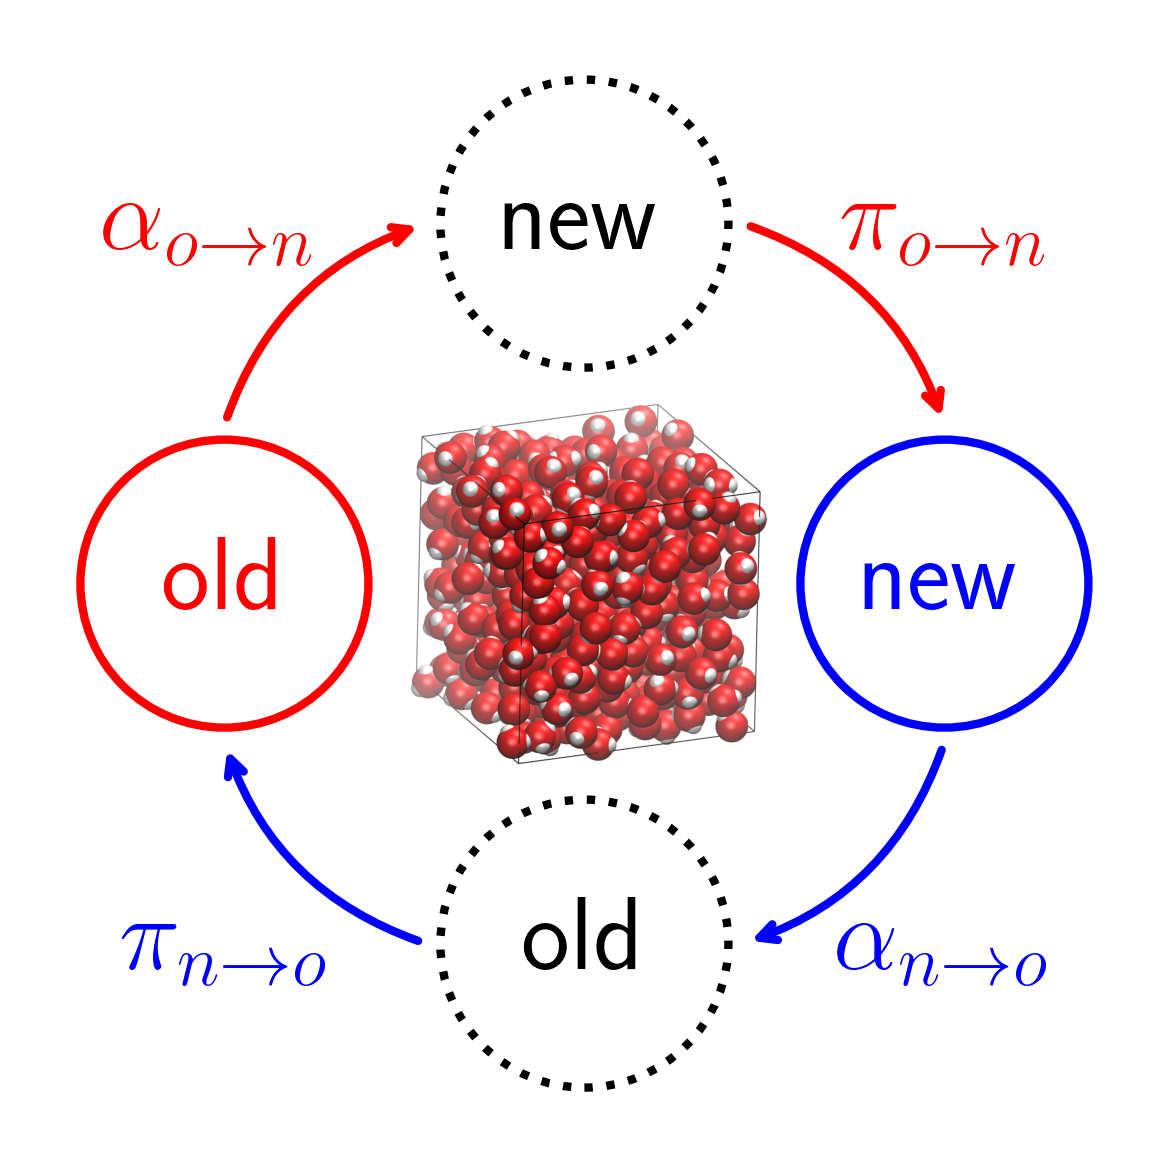

Write the Python code that produced this figure.
import numpy as np
import matplotlib.pyplot as plt
import matplotlib
from matplotlib import rc
rc('font',**{'family':'sans-serif','sans-serif':['OpenSans']})
rc('text', usetex=True)

fig, ax = plt.subplots()

diff=5
csize=2

# old
plt.gca().add_patch(plt.Circle((-diff, 0), csize, facecolor='white', edgecolor='red', linestyle='solid', lw=2))
plt.text(-diff,0, 'old', horizontalalignment='center', verticalalignment='center', fontsize=25, color='red')

# old to new
plt.gca().annotate("", xy=(-diff, 2.2), xytext=(-2.2, diff), arrowprops=dict(arrowstyle="<-", lw=2, color='red', connectionstyle="arc3,rad=.25"))
plt.text(-diff-0.2, diff, r'$\alpha_{o\rightarrow n}$', horizontalalignment='center', verticalalignment='center', fontsize=25, color='red', rotation=0)
#plt.text(0,2.5, r'$p_o\alpha_{o\rightarrow n}\pi_{o\rightarrow n}$', horizontalalignment='center', verticalalignment='center', fontsize=25, color='red')

# old to somewhere else
#plt.gca().annotate("", xy=(-7.2, 0), xytext=(-10, 2.8), arrowprops=dict(arrowstyle="<-", lw=2, color='black', connectionstyle="arc3,rad=.25", linestyle='dotted'))
#plt.gca().annotate("", xy=(-7.2, 0), xytext=(-9, 3.8), arrowprops=dict(arrowstyle="<-", lw=2, color='black', connectionstyle="arc3,rad=.25", linestyle='dotted'))
#plt.gca().annotate("", xy=(-7.2, 0), xytext=(-9.5, 3.3), arrowprops=dict(arrowstyle="<-", lw=2, color='black', connectionstyle="arc3,rad=.25", linestyle='dotted'))
#plt.gca().annotate("", xy=(-7.2, 0), xytext=(-10, 0), arrowprops=dict(arrowstyle="<-", lw=2, color='black', linestyle='dotted'))
#plt.gca().annotate("", xy=(-7.2, 0), xytext=(-10, 0.5), arrowprops=dict(arrowstyle="<-", lw=2, color='black', linestyle='dotted'))
#plt.gca().annotate("", xy=(-7.2, 0), xytext=(-10, -0.5), arrowprops=dict(arrowstyle="<-", lw=2, color='black', linestyle='dotted'))
#plt.text(0, 2, r'$1-\pi_{o\rightarrow n}$', horizontalalignment='center', verticalalignment='center', fontsize=12, color='black')
#plt.text(-9, 1, r'$1-\alpha_{o\rightarrow n}$', horizontalalignment='center', verticalalignment='center', fontsize=12, color='black')

# new temp
plt.gca().add_patch(plt.Circle((0, diff), csize, facecolor='white', edgecolor='black', linestyle='dotted', lw=2))
plt.text(0, diff, r'new', horizontalalignment='center', verticalalignment='center', fontsize=25, color='black')

# accept
plt.gca().annotate("", xy=(2.2, diff), xytext=(diff, 2.2), arrowprops=dict(arrowstyle="<-", lw=2, color='red', connectionstyle="arc3,rad=.25"))
plt.text(diff, diff, r'$\pi_{o\rightarrow n}$', horizontalalignment='center', verticalalignment='center', fontsize=25, color='red', rotation=0)

# reject
#plt.gca().annotate("", xy=(-1, 3), xytext=(-3, 1), arrowprops=dict(arrowstyle="<-", lw=2, color='black', connectionstyle="arc3,rad=.25", linestyle='dotted'))

# new
plt.gca().add_patch(plt.Circle((diff, 0), csize, facecolor='white', edgecolor='blue', linestyle='solid', lw=2))
plt.text(diff,0, 'new', horizontalalignment='center', verticalalignment='center', fontsize=25, color='blue')

# new to old
plt.gca().annotate("", xy=(diff, -2.2), xytext=(2.2, -diff), arrowprops=dict(arrowstyle="<-", lw=2, color='blue', connectionstyle="arc3,rad=0.25"))
plt.text(diff, -diff, r'$\alpha_{n\rightarrow o}$', horizontalalignment='center', verticalalignment='center', fontsize=25, color='blue', rotation=0)
#plt.text(0,-2.5, r'$p_n\alpha_{n\rightarrow o}\pi_{n\rightarrow o}$', horizontalalignment='center', verticalalignment='center', fontsize=25, color='blue')

# new to somewhere else
#plt.gca().annotate("", xy=(7.2, 0), xytext=(10, -2.8), arrowprops=dict(arrowstyle="<-", lw=2, color='black', connectionstyle="arc3,rad=.25", linestyle='dotted'))
#plt.gca().annotate("", xy=(7.2, 0), xytext=(9.5, -3.3), arrowprops=dict(arrowstyle="<-", lw=2, color='black', connectionstyle="arc3,rad=.25", linestyle='dotted'))
#plt.gca().annotate("", xy=(7.2, 0), xytext=(9, -3.8), arrowprops=dict(arrowstyle="<-", lw=2, color='black', connectionstyle="arc3,rad=.25", linestyle='dotted'))
#plt.gca().annotate("", xy=(7.2, 0), xytext=(10, 0), arrowprops=dict(arrowstyle="<-", lw=2, color='black', linestyle='dotted'))
#plt.gca().annotate("", xy=(7.2, 0), xytext=(10, -0.5), arrowprops=dict(arrowstyle="<-", lw=2, color='black', linestyle='dotted'))
#plt.gca().annotate("", xy=(7.2, 0), xytext=(10, 0.5), arrowprops=dict(arrowstyle="<-", lw=2, color='black', linestyle='dotted'))
#plt.text(0, -2, r'$1-\pi_{n\rightarrow o}$', horizontalalignment='center', verticalalignment='center', fontsize=12, color='black')
#plt.text(9, 1, r'$1-\alpha_{n\rightarrow o}$', horizontalalignment='center', verticalalignment='center', fontsize=12, color='black')

# old temp
plt.gca().add_patch(plt.Circle((0, -diff), csize, facecolor='white', edgecolor='black', linestyle='dotted', lw=2))
plt.text(0, -diff, r'old', horizontalalignment='center', verticalalignment='center', fontsize=25, color='black')

# accept
plt.gca().annotate("", xy=(-2.2, -diff), xytext=(-diff, -2.2), arrowprops=dict(arrowstyle="<-", lw=2, color='blue', connectionstyle="arc3,rad=0.25"))
plt.text(-diff, -diff, r'$\pi_{n\rightarrow o}$', horizontalalignment='center', verticalalignment='center', fontsize=25, color='blue', rotation=0)

# reject
#plt.gca().annotate("", xy=(1, -3), xytext=(3, -1), arrowprops=dict(arrowstyle="<-", lw=2, color='black', connectionstyle="arc3,rad=.25", linestyle='dotted'))

plt.axis('scaled')
plt.axis('off')

im = plt.imread('key_figure_spce.png')
newax = fig.add_axes([0.39,0.37,0.25,0.25], anchor='C', zorder=1)
#newax = fig.add_axes([0.41,0.4,0.2,0.2], anchor='C', zorder=1)
newax.imshow(im)
newax.axis('off')

#plt.show()
plt.savefig('key_figure.png', bbox_inches='tight', transparent=True, dpi=300)
